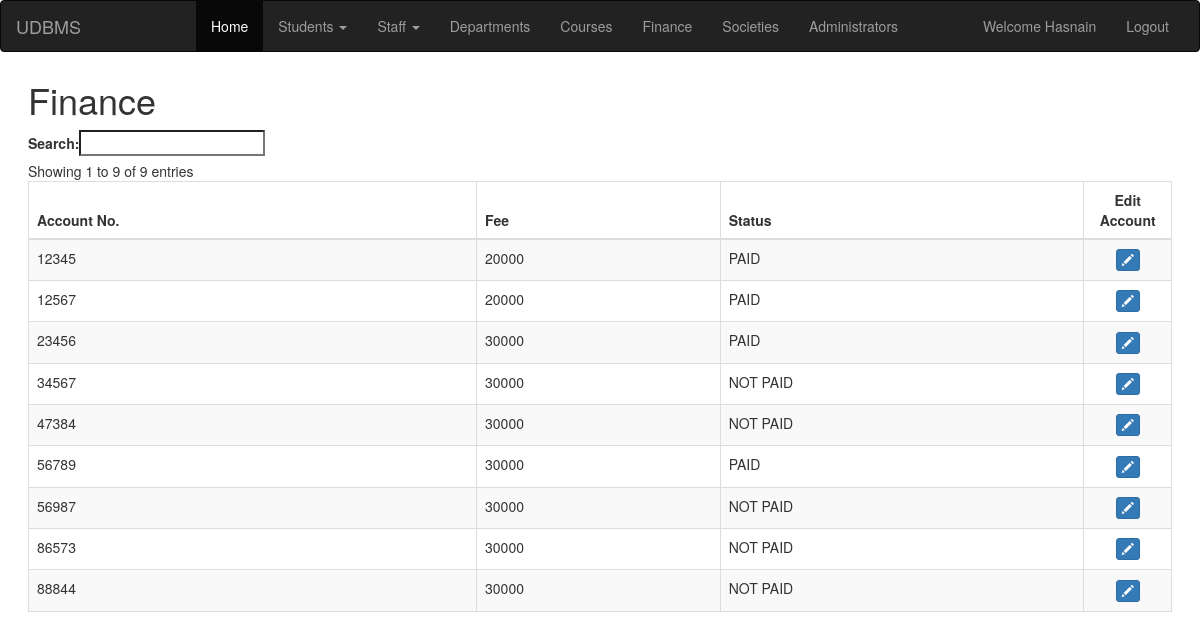
Page /finance.php (signed in) on the committed database.
### tables this page shows
CREATE TABLE `finance` (
  `ACC_NO` varchar(10) NOT NULL,
  `FEE` int(11) NOT NULL,
  `STATUS` text NOT NULL
);

### finance.php (the view, shortened to what this page needs)
<!DOCTYPE html>
<html lang="en" >
<head>
<link rel="stylesheet" href="https://maxcdn.bootstrapcdn.com/bootstrap/3.3.7/css/bootstrap.min.css">
<link rel='stylesheet' href='https://cdn.datatables.net/1.10.12/css/dataTables.bootstrap.min.css'>
<link rel='stylesheet' href='https://cdn.datatables.net/buttons/1.2.2/css/buttons.bootstrap.min.css'>
</head>
<body>
<?php include 'navigation.php' ?>
<div class="content">
<h1>Finance</h1>
<table id="example" class="table table-striped table-bordered" cellspacing="0" width="100%">
	<thead>
		<tr>
      <th>Account No.</th>
			<th>Fee</th>
			<th>Status</th>
			<th style="text-align:center;width:100px;">Edit Account</th>
		</tr>
	</thead>
	<tbody>
	<?php
			include 'connect.php';
			$sql = "SELECT * FROM FINANCE";
			$result = $db->query($sql);
			if ($result->num_rows > 0) {
			while($row = $result->fetch_assoc()) {
				echo "<tr>";
				echo "<td>".$row["ACC_NO"]."</td>";
				echo "<td>".$row["FEE"]."</td>";
				echo "<td>".$row["STATUS"]."</td>";
				echo
					'<td>
					<div class="row">
					<div style="text-align: center">
					  <div class="previous">
								<button id="editbtn" type="button" class="editbtn btn btn-primary btn-xs" data-toggle="modal" data-target="editModal">
									<span class="glyphicon glyphicon-pencil" aria-hidden="true"></span>
								</button>
					</div>
				  </div>
				  <div class="col-xs-6 text-right">
				</div>
					</td>';
				echo "</tr>";
			}
			} else {
				echo "0 results";
			}
		?>
	</tbody>
</table>
</div>
</body>
</html>

### finance.php (style rules this page uses)
.content { margin:2em; }
td:last-child { text-align:center; }

### rows in the picture
finance: ACC_NO "12345", FEE "20000", STATUS "PAID"
finance: ACC_NO "12567", FEE "20000", STATUS "PAID"
finance: ACC_NO "23456", FEE "30000", STATUS "PAID"
finance: ACC_NO "34567", FEE "30000", STATUS "NOT PAID"
finance: ACC_NO "47384", FEE "30000", STATUS "NOT PAID"
finance: ACC_NO "56789", FEE "30000", STATUS "PAID"
finance: ACC_NO "56987", FEE "30000", STATUS "NOT PAID"
finance: ACC_NO "86573", FEE "30000", STATUS "NOT PAID"
finance: ACC_NO "88844", FEE "30000", STATUS "NOT PAID"

### other values in the picture
$_SESSION['username'] "Hasnain"
